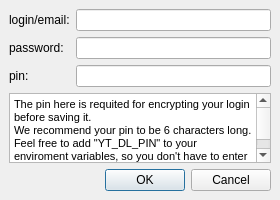
<?xml version="1.0" encoding="UTF-8"?>
<ui version="4.0">
 <class>Dialog</class>
 <widget class="QDialog" name="Dialog">
  <property name="geometry">
   <rect>
    <x>0</x>
    <y>0</y>
    <width>280</width>
    <height>200</height>
   </rect>
  </property>
  <property name="minimumSize">
   <size>
    <width>280</width>
    <height>200</height>
   </size>
  </property>
  <property name="windowTitle">
   <string>Login to YouTube</string>
  </property>
  <property name="windowIcon">
   <iconset>
    <normaloff>y.ico</normaloff>y.ico</iconset>
  </property>
  <layout class="QGridLayout" name="gridLayout_2" columnstretch="0,0">
   <property name="leftMargin">
    <number>0</number>
   </property>
   <property name="topMargin">
    <number>0</number>
   </property>
   <property name="rightMargin">
    <number>0</number>
   </property>
   <property name="bottomMargin">
    <number>0</number>
   </property>
   <property name="spacing">
    <number>0</number>
   </property>
   <item row="0" column="1">
    <widget class="QWidget" name="gridWidget" native="true">
     <layout class="QGridLayout" name="gridLayout">
      <item row="0" column="1">
       <widget class="QLineEdit" name="dlg_login_bar"/>
      </item>
      <item row="0" column="0">
       <widget class="QLabel" name="dlg_login_label">
        <property name="text">
         <string>login/email:</string>
        </property>
       </widget>
      </item>
      <item row="4" column="0" colspan="2">
       <widget class="QDialogButtonBox" name="dlg_buttons">
        <property name="sizePolicy">
         <sizepolicy hsizetype="MinimumExpanding" vsizetype="MinimumExpanding">
          <horstretch>0</horstretch>
          <verstretch>0</verstretch>
         </sizepolicy>
        </property>
        <property name="orientation">
         <enum>Qt::Horizontal</enum>
        </property>
        <property name="standardButtons">
         <set>QDialogButtonBox::Cancel|QDialogButtonBox::Ok</set>
        </property>
       </widget>
      </item>
      <item row="3" column="0" colspan="2">
       <widget class="QTextBrowser" name="dlg_info_box">
        <property name="enabled">
         <bool>true</bool>
        </property>
        <property name="sizePolicy">
         <sizepolicy hsizetype="Expanding" vsizetype="Expanding">
          <horstretch>0</horstretch>
          <verstretch>0</verstretch>
         </sizepolicy>
        </property>
        <property name="markdown">
         <string>The pin here is requited for encrypting your login before saving it.
We
recommend your pin to be 6 characters long.
Feel free to add &quot;YT_DL_PIN&quot; to
your enviroment variables, so you don't have to enter it every time.

</string>
        </property>
        <property name="html">
         <string>&lt;!DOCTYPE HTML PUBLIC &quot;-//W3C//DTD HTML 4.0//EN&quot; &quot;http://www.w3.org/TR/REC-html40/strict.dtd&quot;&gt;
&lt;html&gt;&lt;head&gt;&lt;meta name=&quot;qrichtext&quot; content=&quot;1&quot; /&gt;&lt;style type=&quot;text/css&quot;&gt;
p, li { white-space: pre-wrap; }
&lt;/style&gt;&lt;/head&gt;&lt;body style=&quot; font-family:'MS Shell Dlg 2'; font-size:8.25pt; font-weight:400; font-style:normal;&quot;&gt;
&lt;p style=&quot; margin-top:5px; margin-bottom:5px; margin-left:0px; margin-right:0px; -qt-block-indent:0; text-indent:0px;&quot;&gt;The pin here is requited for encrypting your login before saving it.&lt;br /&gt;We recommend your pin to be 6 characters long.&lt;br /&gt;Feel free to add &amp;quot;YT_DL_PIN&amp;quot; to your enviroment variables, so you don't have to enter it every time.&lt;/p&gt;&lt;/body&gt;&lt;/html&gt;</string>
        </property>
       </widget>
      </item>
      <item row="1" column="1">
       <widget class="QLineEdit" name="dlg_password_bar"/>
      </item>
      <item row="1" column="0">
       <widget class="QLabel" name="dlg_password_label">
        <property name="text">
         <string>password:</string>
        </property>
       </widget>
      </item>
      <item row="2" column="0">
       <widget class="QLabel" name="dlg_pin_label">
        <property name="text">
         <string>pin:</string>
        </property>
       </widget>
      </item>
      <item row="2" column="1">
       <widget class="QLineEdit" name="dlg_pin_bar"/>
      </item>
     </layout>
    </widget>
   </item>
  </layout>
 </widget>
 <resources/>
 <connections>
  <connection>
   <sender>dlg_buttons</sender>
   <signal>rejected()</signal>
   <receiver>Dialog</receiver>
   <slot>reject()</slot>
   <hints>
    <hint type="sourcelabel">
     <x>316</x>
     <y>260</y>
    </hint>
    <hint type="destinationlabel">
     <x>286</x>
     <y>274</y>
    </hint>
   </hints>
  </connection>
  <connection>
   <sender>dlg_buttons</sender>
   <signal>accepted()</signal>
   <receiver>Dialog</receiver>
   <slot>accept()</slot>
   <hints>
    <hint type="sourcelabel">
     <x>248</x>
     <y>254</y>
    </hint>
    <hint type="destinationlabel">
     <x>157</x>
     <y>274</y>
    </hint>
   </hints>
  </connection>
 </connections>
</ui>
